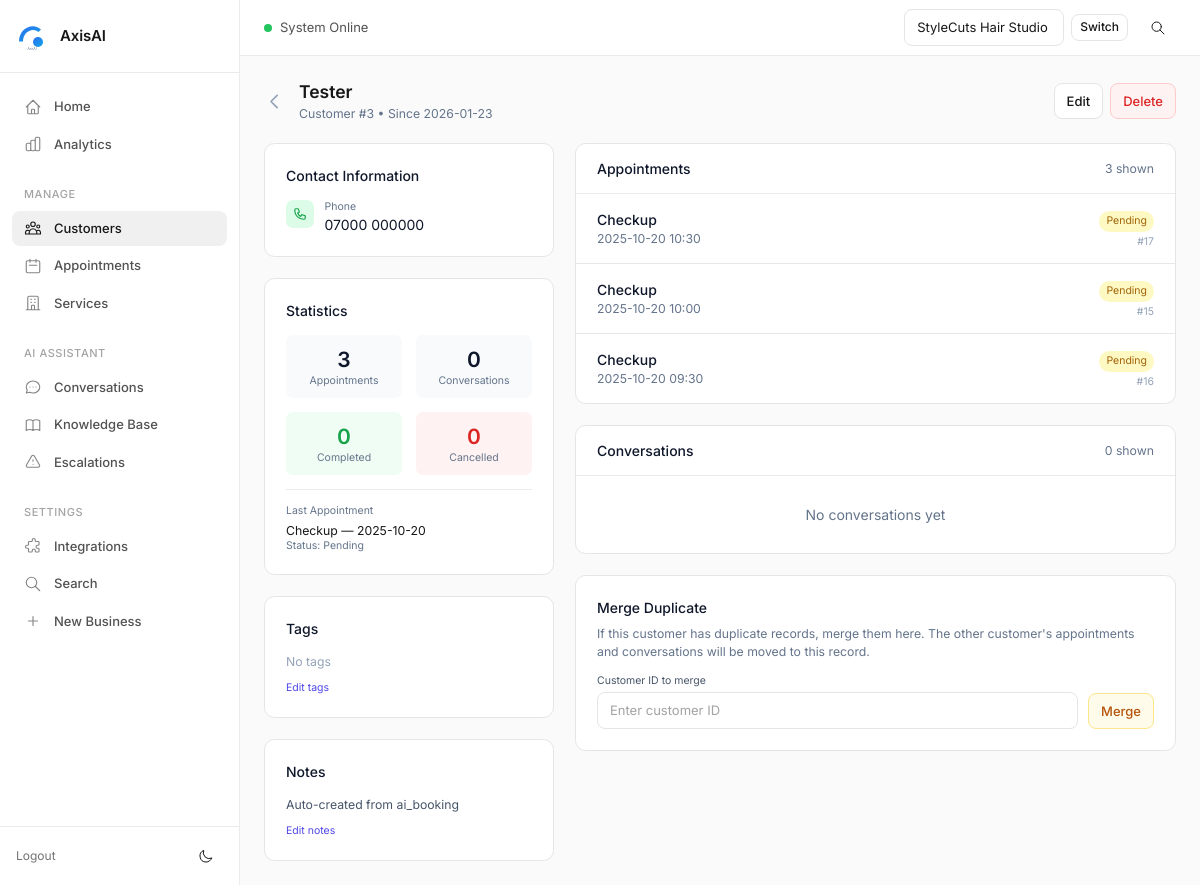
/customers/3 (signed in), run on an earlier commit of the app's database.
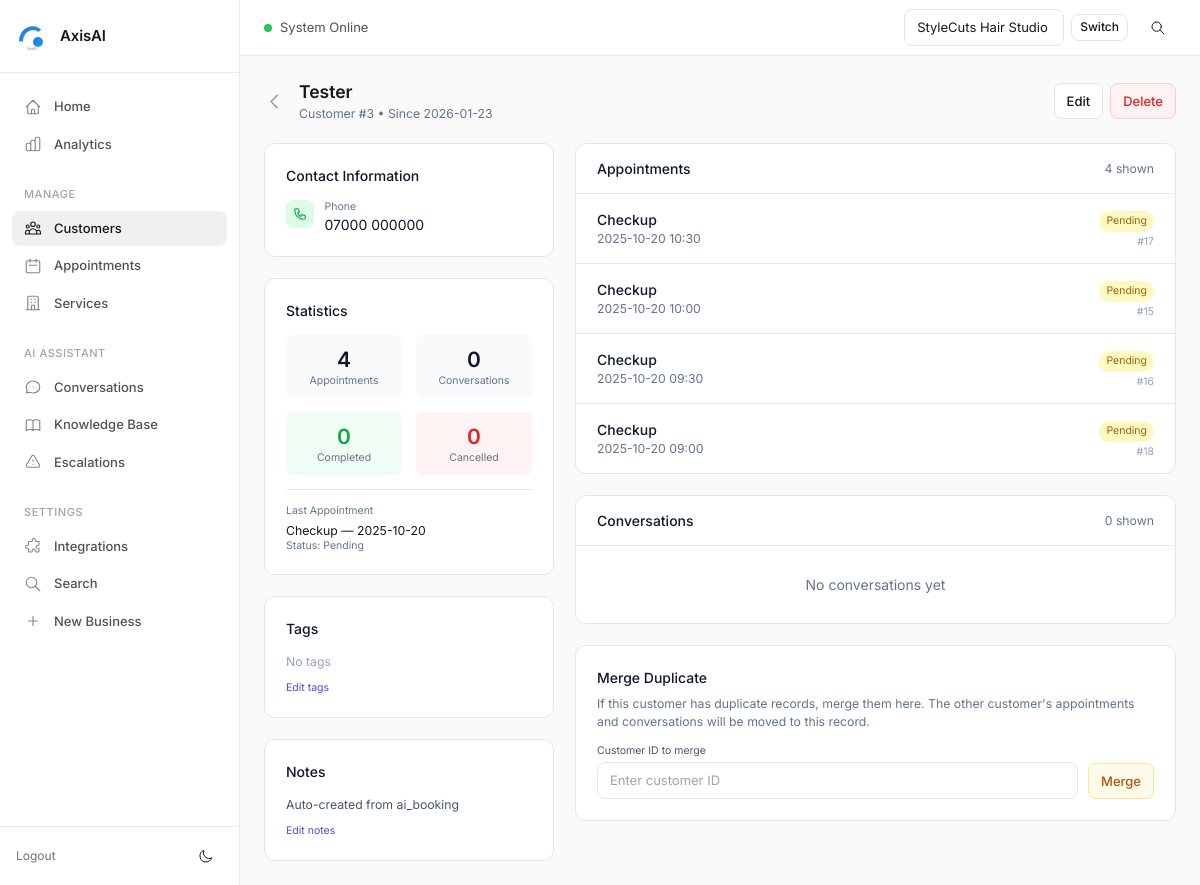
And on a later commit of the database.
### tables this page shows
CREATE TABLE customers (
            id INTEGER PRIMARY KEY AUTOINCREMENT,
            business_id INTEGER NOT NULL,
            name TEXT,
            email TEXT,
            phone TEXT,
            notes TEXT,
            tags TEXT,
            first_seen_at TEXT NOT NULL DEFAULT CURRENT_TIMESTAMP,
            last_seen_at TEXT NOT NULL DEFAULT CURRENT_TIMESTAMP,
            total_appointments INTEGER NOT NULL DEFAULT 0,
            total_sessions INTEGER NOT NULL DEFAULT 0,
            created_at TEXT NOT NULL DEFAULT CURRENT_TIMESTAMP,
            updated_at TEXT NOT NULL DEFAULT CURRENT_TIMESTAMP,
            FOREIGN KEY (business_id) REFERENCES businesses(id) ON DELETE CASCADE
        );

CREATE TABLE appointments (
            id INTEGER PRIMARY KEY AUTOINCREMENT,
            business_id INTEGER NOT NULL,
            session_id INTEGER,
            date TEXT,
            time TEXT,
            service TEXT,
            created_at TEXT NOT NULL DEFAULT CURRENT_TIMESTAMP, customer_name TEXT, phone TEXT, start_at TEXT, notes TEXT, status TEXT NOT NULL DEFAULT 'pending', external_provider_key TEXT, external_id TEXT, source TEXT, customer_email TEXT, customer_id INTEGER REFERENCES customers(id),
            FOREIGN KEY (business_id) REFERENCES businesses(id),
            FOREIGN KEY (session_id) REFERENCES sessions(id)
        );

### customers_bp.py (the view)
@bp.route("/customers/<int:customer_id>")
def customer_detail(customer_id: int):
    if _need_login():
        return redirect(url_for("auth.login"))
    customer = get_customer_by_id(customer_id)
    if not customer:
        flash("Customer not found.", "err")
        return redirect(url_for("customers.customers_index"))
    if not _can_access(customer["business_id"]):
        flash("Access denied.", "err")
        return redirect(url_for("customers.customers_index"))
    stats = get_customer_stats(customer_id)
    appointments = get_customer_appointments(customer_id, limit=20)
    sessions = get_customer_sessions(customer_id, limit=10)
    return render_template(
        "customer_detail.html",
        customer=customer,
        stats=stats,
        appointments=appointments,
        sessions=sessions
    )

### templates/customer_detail.html (shortened to what this page needs)
{% extends "base.html" %}
{% block content %}
<div class="flex items-center justify-between mb-6">
  <div class="flex items-center gap-4">
    <a href="{{ url_for('customers.customers_index', business_id=customer['business_id']) }}" class="text-slate-400 hover:text-slate-600">
      <svg class="w-6 h-6" fill="none" stroke="currentColor" viewBox="0 0 24 24">
        <path stroke-linecap="round" stroke-linejoin="round" stroke-width="2" d="M15 19l-7-7 7-7"/>
      </svg>
    </a>
    <div>
      <h1 class="text-xl font-semibold">{{ customer['name'] or 'Unknown Customer' }}</h1>
      <p class="text-sm text-slate-500">Customer #{{ customer['id'] }} • Since {{ customer['first_seen_at'][:10] if customer['first_seen_at'] else 'Unknown' }}</p>
    </div>
  </div>
  <div class="flex items-center gap-2">
    <a href="{{ url_for('customers.customer_edit', customer_id=customer['id']) }}" class="btn bg-white border hover:bg-slate-50">Edit</a>
    <form method="post" action="{{ url_for('customers.customer_delete', customer_id=customer['id']) }}" class="inline" onsubmit="return confirm('Delete this customer? This will unlink all appointments and sessions.')">
      <button type="submit" class="btn bg-red-50 text-red-600 border-red-200 hover:bg-red-100">Delete</button>
    </form>
  </div>
</div>
<div class="grid lg:grid-cols-3 gap-6">
  <div class="lg:col-span-1 space-y-6">
    <div class="bg-white rounded-xl border p-6">
      <h2 class="font-medium text-slate-900 mb-4">Contact Information</h2>
      <div class="space-y-4">
        {% if customer['phone'] %}
        <div class="flex items-start gap-3">
          <div class="w-8 h-8 bg-green-100 rounded-lg flex items-center justify-center flex-shrink-0">
          </div>
          <div>
            <div class="text-xs text-slate-500">Phone</div>
            <a href="tel:{{ customer['phone'] }}" class="text-slate-900 hover:text-indigo-600">{{ customer['phone'] }}</a>
          </div>
        </div>
        {% endif %}
      </div>
    </div>
    <div class="bg-white rounded-xl border p-6">
      <h2 class="font-medium text-slate-900 mb-4">Statistics</h2>
      <div class="grid grid-cols-2 gap-4">
        <div class="text-center p-3 bg-slate-50 rounded-lg">
          <div class="text-2xl font-semibold text-slate-900">{{ stats['total_appointments'] }}</div>
          <div class="text-xs text-slate-500">Appointments</div>
        </div>
        <div class="text-center p-3 bg-slate-50 rounded-lg">
          <div class="text-2xl font-semibold text-slate-900">{{ stats['total_sessions'] }}</div>
          <div class="text-xs text-slate-500">Conversations</div>
        </div>
        <div class="text-center p-3 bg-green-50 rounded-lg">
          <div class="text-2xl font-semibold text-green-600">{{ stats['completed_appointments'] }}</div>
          <div class="text-xs text-slate-500">Completed</div>
        </div>
        <div class="text-center p-3 bg-red-50 rounded-lg">
          <div class="text-2xl font-semibold text-red-600">{{ stats['cancelled_appointments'] }}</div>
          <div class="text-xs text-slate-500">Cancelled</div>
        </div>
      </div>
      {% if stats['last_appointment'] %}
      <div class="mt-4 pt-4 border-t">
        <div class="text-xs text-slate-500 mb-1">Last Appointment</div>
        <div class="text-sm">{{ stats['last_appointment']['service'] or 'Service' }} — {{ stats['last_appointment']['start_at'][:10] if stats['last_appointment']['start_at'] else 'Unknown' }}</div>
        <div class="text-xs text-slate-500">Status: {{ stats['last_appointment']['status'] | capitalize }}</div>
      </div>
      {% endif %}
    </div>
    <div class="bg-white rounded-xl border p-6">
      <h2 class="font-medium text-slate-900 mb-4">Tags</h2>
      {% if customer['tags'] %}
      <div class="flex flex-wrap gap-2">
        {% for tag in customer['tags'].split(',') %}
        {% if tag.strip() %}
        <span class="inline-block px-3 py-1 text-sm rounded-full bg-indigo-100 text-indigo-700">{{ tag.strip() }}</span>
        {% endif %}
        {% endfor %}
      </div>
      {% else %}
      <p class="text-slate-400 text-sm">No tags</p>
      {% endif %}
      <a href="{{ url_for('customers.customer_edit', customer_id=customer['id']) }}" class="text-xs text-indigo-600 hover:underline mt-3 inline-block">Edit tags</a>
    </div>
    <div class="bg-white rounded-xl border p-6">
      <h2 class="font-medium text-slate-900 mb-4">Notes</h2>
      {% if customer['notes'] %}
      <div class="text-sm text-slate-600 whitespace-pre-wrap">{{ customer['notes'] }}</div>
      {% else %}
      <p class="text-slate-400 text-sm">No notes</p>
      {% endif %}
      <a href="{{ url_for('customers.customer_edit', customer_id=customer['id']) }}" class="text-xs text-indigo-600 hover:underline mt-3 inline-block">Edit notes</a>
    </div>
  </div>
  <div class="lg:col-span-2 space-y-6">
    <div class="bg-white rounded-xl border">
      <div class="px-6 py-4 border-b flex items-center justify-between">
        <h2 class="font-medium text-slate-900">Appointments</h2>
        <span class="text-sm text-slate-500">{{ appointments|length }} shown</span>
      </div>
      {% if appointments %}
      <div class="divide-y">
        {% for appt in appointments %}
        <div class="px-6 py-4 flex items-center justify-between hover:bg-slate-50">
          <div>
            <div class="font-medium text-slate-900">{{ appt['service'] or 'Appointment' }}</div>
            <div class="text-sm text-slate-500">
              {% if appt['start_at'] %}
              {{ appt['start_at'][:16] }}
              {% else %}
              Created: {{ appt['created_at'][:10] }}
              {% endif %}
            </div>
          </div>
          <div class="text-right">
            <span class="inline-block px-2 py-1 text-xs rounded-full
              {% if appt['status'] == 'confirmed' %}bg-green-100 text-green-700
              {% elif appt['status'] == 'pending' %}bg-yellow-100 text-yellow-700
              {% elif appt['status'] == 'cancelled' %}bg-red-100 text-red-700
              {% elif appt['status'] == 'completed' %}bg-blue-100 text-blue-700
              {% else %}bg-slate-100 text-slate-700{% endif %}">
              {{ appt['status'] | capitalize }}
            </span>
            <div class="text-xs text-slate-400 mt-1">#{{ appt['id'] }}</div>
          </div>
        </div>
        {% endfor %}
      </div>
      {% else %}
      <div class="px-6 py-8 text-center text-slate-500">
        No appointments yet
      </div>
      {% endif %}
    </div>
    <div class="bg-white rounded-xl border">
      <div class="px-6 py-4 border-b flex items-center justify-between">
        <h2 class="font-medium text-slate-900">Conversations</h2>
        <span class="text-sm text-slate-500">{{ sessions|length }} shown</span>
      </div>
      {% if sessions %}
      <div class="divide-y">
        {% for sess in sessions %}
        <div class="px-6 py-4 hover:bg-slate-50">
          <div class="flex items-center justify-between mb-2">
            <div class="text-sm font-medium text-slate-900">Session #{{ sess['id'] }}</div>
            <div class="text-xs text-slate-500">{{ sess['created_at'][:16] if sess['created_at'] else '' }}</div>
          </div>
          <div class="flex items-center gap-4 text-sm text-slate-500">
            <span>{{ sess['message_count'] or 0 }} messages</span>
            {% if sess['channel'] and sess['channel'] != 'web' %}
            <span class="px-2 py-0.5 bg-slate-100 rounded text-xs">{{ sess['channel'] }}</span>
            {% endif %}
          </div>
          {% if sess['last_message'] %}
          <div class="mt-2 text-sm text-slate-600 truncate">
            "{{ sess['last_message'][:100] }}{% if sess['last_message']|length > 100 %}...{% endif %}"
          </div>
          {% endif %}
        </div>
        {% endfor %}
      </div>
      {% else %}
      <div class="px-6 py-8 text-center text-slate-500">
        No conversations yet
      </div>
      {% endif %}
    </div>
    <div class="bg-white rounded-xl border p-6">
      <h2 class="font-medium text-slate-900 mb-2">Merge Duplicate</h2>
      <p class="text-sm text-slate-500 mb-4">If this customer has duplicate records, merge them here. The other customer's appointments and conversations will be moved to this record.</p>
      <form method="post" action="{{ url_for('customers.customer_merge', customer_id=customer['id']) }}" class="flex items-end gap-3" onsubmit="return confirm('This will merge the selected customer into this one and delete the duplicate. Continue?')">
        <div class="flex-1">
          <label class="block text-xs text-slate-600 mb-1">Customer ID to merge</label>
          <input type="number" name="merge_with" placeholder="Enter customer ID" class="input w-full" required min="1">
        </div>
        <button type="submit" class="btn bg-amber-50 text-amber-700 border-amber-200 hover:bg-amber-100">Merge</button>
      </form>
    </div>
  </div>
</div>
{% endblock %}

What changed in the data, as far as the page shows it:
added appointments: service "Checkup", start_at "2025-10-20 09:00", status "Pending", id "18"
Also different on the page:
{{ stats['total_appointments'] }}: "3" → "4"
{{ appointments|length }}: "3" → "4"
